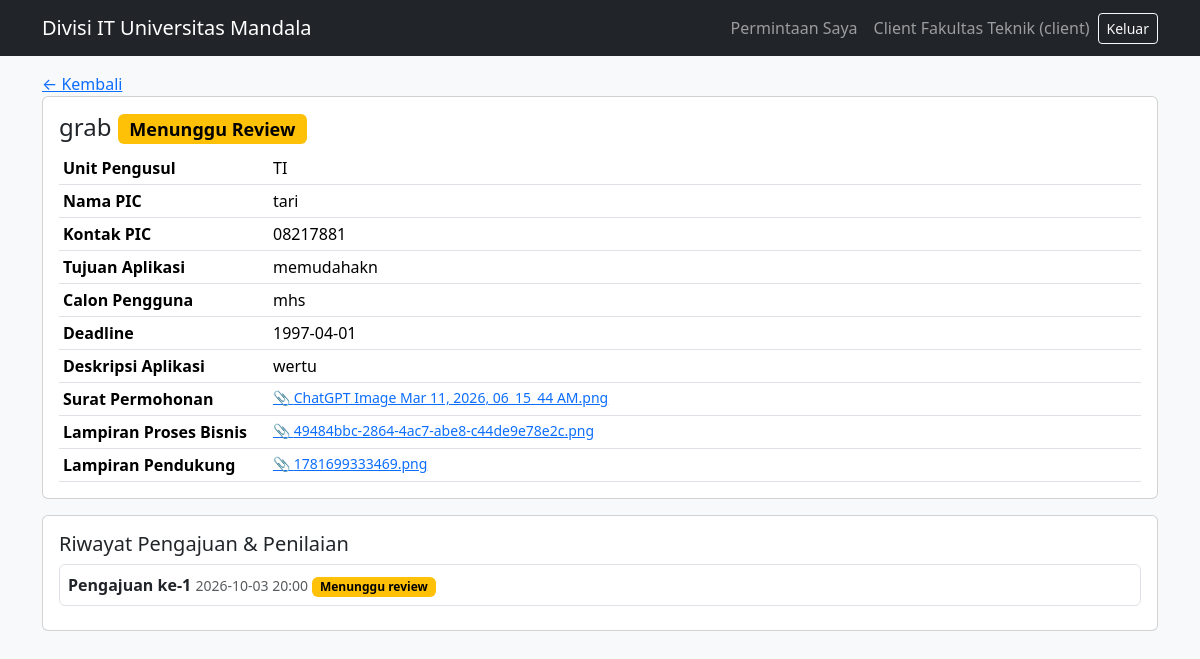
The page /request/1 (signed in) on the database as committed earlier.
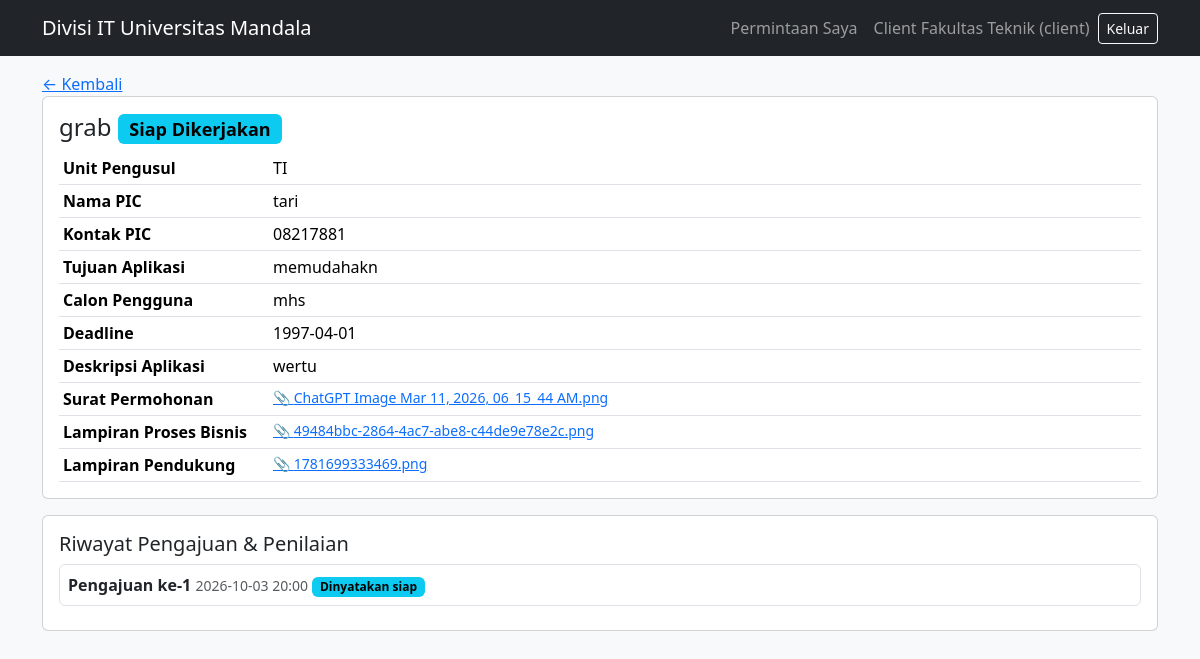
The same page on the database as committed later.
### tables this page shows
CREATE TABLE requests(id INTEGER PRIMARY KEY, client_id INT, name TEXT, unit TEXT, pic_name TEXT,
  pic_contact TEXT, purpose TEXT, audience TEXT, deadline TEXT, description TEXT, status TEXT DEFAULT 'Draft',
  version INT DEFAULT 0, urgency_rec TEXT, urgency TEXT, queue_pos INT, queued_at TEXT, finished_at TEXT,
  progress INT DEFAULT 0, client_notified INT DEFAULT 1, leader_notified INT DEFAULT 1, created_at TEXT);

CREATE TABLE submissions(id INTEGER PRIMARY KEY, request_id INT, version INT, snapshot TEXT,
  decision TEXT, flags TEXT, notes TEXT, submitted_at TEXT, reviewed_at TEXT);

### app.py (the view)
@app.route("/request/<int:rid>")
@role_required()
def request_detail(rid):
    r = get_req(rid)
    if not can_view(r):
        abort(403)
    return render_template("detail.html", **detail_ctx(r))

### app.py (called while the page is built)
def _connect():
    if USE_PG:
        conn = psycopg2.connect(DATABASE_URL)
        return conn
    else:
        conn = sqlite3.connect(DB)
        conn.row_factory = sqlite3.Row
        return conn

def _adapt(sql):
    if USE_PG:
        return sql.replace("?", "%s")
    return sql

def db():
    if "db" not in g:
        g.db = _connect()
    return g.db

def q(sql, a=(), one=False):
    conn = db()
    if USE_PG:
        cur = conn.cursor(cursor_factory=psycopg2.extras.RealDictCursor)
    else:
        cur = conn.cursor()
    cur.execute(_adapt(sql), a)
    rows = cur.fetchall()
    conn.commit()
    cur.close()
    if one:
        return rows[0] if rows else None
    return rows

@app.context_processor
def ctx():
    return dict(STATUS_CLR=STATUS_CLR, LABEL=LABEL, KIND=KIND, ASPECTS=ASPECTS,
                FIELDS=FIELDS, days_left=days_left)

def role_required(*roles):
    def deco(f):
        @wraps(f)
        def w(*a, **k):
            if "uid" not in session:
                return redirect(url_for("login"))
            if roles and session["role"] not in roles:
                abort(403)
            return f(*a, **k)
        return w
    return deco

### templates/detail.html
{% extends "base.html" %}{% from "_m.html" import badge, fl, bar with context %}{% block c %}
<a href="javascript:history.back()">&larr; Kembali</a>
{% include "_detail.html" %}{% endblock %}

### templates/_m.html (shortened to what this page needs)
{% macro badge(s) %}<span class="badge text-bg-{{ STATUS_CLR[s] }}"
  >{{ s }}</span
>{% endmacro %} {% macro fl(files) %}{% for f in files %}<a
  class="d-block small"
  href="{{ url_for('uploads', fid=f.id) }}"
  target="_blank"
  >📎 {{ f.filename }}</a
>{% else %}<span class="text-muted small">-</span>{% endfor %}{% endmacro %}

### templates/_detail.html (shortened to what this page needs)
<div class="card mb-3"><div class="card-body">
<h4>{{ r.name }} {{ badge(r.status) }}</h4>
<table class="table table-sm mb-0">
{% for k in ['unit','pic_name','pic_contact','purpose','audience','deadline','description'] %}
<tr><th style="width:210px">{{ LABEL[k] }}</th><td>{{ r[k] }}</td></tr>{% endfor %}
{% for kind in ['letter','process','support'] %}
<tr><th>{{ KIND[kind] }}</th><td>{{ fl(files|selectattr('kind','equalto',kind)|list) }}</td></tr>{% endfor %}
</table></div></div>
{% if session.role in ['client','analyst'] and subs %}
<div class="card mb-3"><div class="card-body"><h5>Riwayat Pengajuan &amp; Penilaian</h5>
{% for s in subs %}<div class="border rounded p-2 mb-2">
<b>Pengajuan ke-{{ s.version }}</b> <span class="text-muted small">{{ s.submitted_at }}</span>
{% if s.decision=='ready' %}<span class="badge text-bg-info">Dinyatakan siap</span>
{% elif s.decision=='revise' %}<span class="badge text-bg-danger">Perlu revisi</span>
{% else %}<span class="badge text-bg-warning">Menunggu review</span>{% endif %}
</div>{% endfor %}</div></div>{% endif %}

Rows that differ between the two databases and show on the page:
changed requests "grab": status "Menunggu Review" → "Siap Dikerjakan"
changed submissions: now shows "Dinyatakan siap"; no longer shows "Menunggu review"
